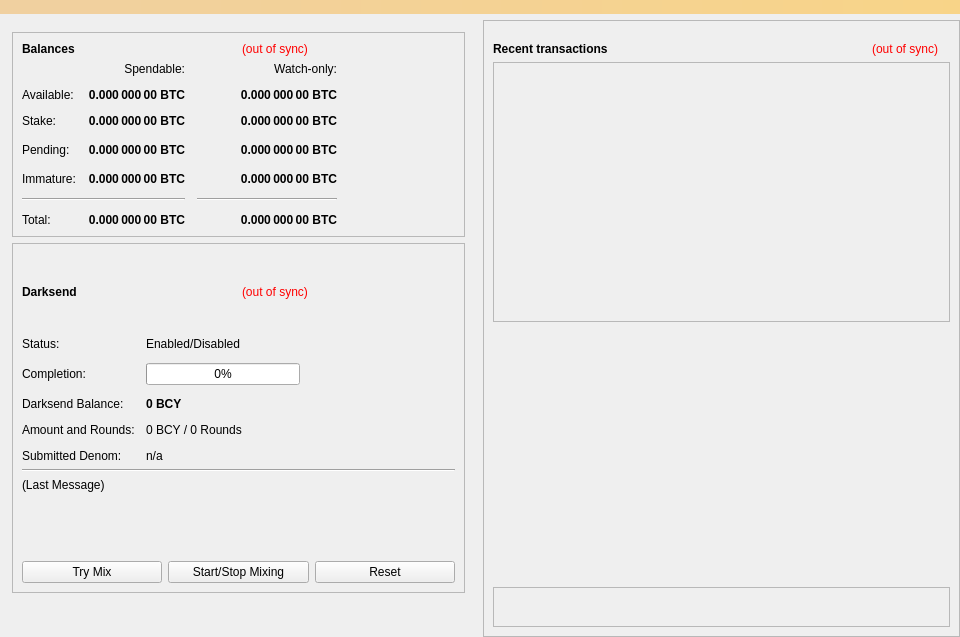
<?xml version="1.0" encoding="UTF-8"?>
<ui version="4.0">
 <class>OverviewPage</class>
 <widget class="QWidget" name="OverviewPage">
  <property name="geometry">
   <rect>
    <x>0</x>
    <y>0</y>
    <width>960</width>
    <height>637</height>
   </rect>
  </property>
  <property name="minimumSize">
   <size>
    <width>960</width>
    <height>0</height>
   </size>
  </property>
  <property name="windowTitle">
   <string>Form</string>
  </property>
  <layout class="QVBoxLayout" name="topLayout">
   <property name="leftMargin">
    <number>0</number>
   </property>
   <property name="topMargin">
    <number>0</number>
   </property>
   <property name="rightMargin">
    <number>0</number>
   </property>
   <property name="bottomMargin">
    <number>0</number>
   </property>
   <item>
    <widget class="QLabel" name="labelAlerts">
     <property name="visible">
      <bool>false</bool>
     </property>
     <property name="styleSheet">
      <string notr="true">background-color: qlineargradient(x1: 0, y1: 0, x2: 1, y2: 0, stop:0 #F0D0A0, stop:1 #F8D488); color:#000000;</string>
     </property>
     <property name="wordWrap">
      <bool>true</bool>
     </property>
     <property name="margin">
      <number>3</number>
     </property>
    </widget>
   </item>
   <item>
    <layout class="QHBoxLayout" name="horizontalLayout" stretch="1,1">
     <property name="leftMargin">
      <number>0</number>
     </property>
     <property name="topMargin">
      <number>0</number>
     </property>
     <item>
      <layout class="QVBoxLayout" name="verticalLayout_2">
       <property name="leftMargin">
        <number>12</number>
       </property>
       <property name="topMargin">
        <number>12</number>
       </property>
       <property name="rightMargin">
        <number>12</number>
       </property>
       <property name="bottomMargin">
        <number>12</number>
       </property>
       <item>
        <widget class="QFrame" name="frame">
         <property name="frameShape">
          <enum>QFrame::StyledPanel</enum>
         </property>
         <property name="frameShadow">
          <enum>QFrame::Raised</enum>
         </property>
         <layout class="QVBoxLayout" name="verticalLayout_4">
          <item>
           <layout class="QHBoxLayout" name="horizontalLayout_4">
            <item>
             <widget class="QLabel" name="labelBalances">
              <property name="font">
               <font>
                <weight>75</weight>
                <bold>true</bold>
               </font>
              </property>
              <property name="text">
               <string>Balances</string>
              </property>
             </widget>
            </item>
            <item>
             <widget class="QLabel" name="labelWalletStatus">
              <property name="cursor">
               <cursorShape>WhatsThisCursor</cursorShape>
              </property>
              <property name="toolTip">
               <string>The displayed information may be out of date. Your wallet automatically synchronizes with the Biotech network after a connection is established, but this process has not completed yet.</string>
              </property>
              <property name="styleSheet">
               <string notr="true">QLabel { color: red; }</string>
              </property>
              <property name="text">
               <string notr="true">(out of sync)</string>
              </property>
              <property name="alignment">
               <set>Qt::AlignLeading|Qt::AlignLeft|Qt::AlignVCenter</set>
              </property>
             </widget>
            </item>
           </layout>
          </item>
          <item>
           <layout class="QGridLayout" name="gridLayout">
            <property name="spacing">
             <number>12</number>
            </property>
            <item row="3" column="2">
             <widget class="QLabel" name="labelWatchPending">
              <property name="font">
               <font>
                <weight>75</weight>
                <bold>true</bold>
               </font>
              </property>
              <property name="cursor">
               <cursorShape>IBeamCursor</cursorShape>
              </property>
              <property name="toolTip">
               <string>Unconfirmed transactions to watch-only addresses</string>
              </property>
              <property name="text">
               <string notr="true">0.000 000 00 BTC</string>
              </property>
              <property name="alignment">
               <set>Qt::AlignRight|Qt::AlignTrailing|Qt::AlignVCenter</set>
              </property>
              <property name="textInteractionFlags">
               <set>Qt::LinksAccessibleByMouse|Qt::TextSelectableByKeyboard|Qt::TextSelectableByMouse</set>
              </property>
             </widget>
            </item>
            <item row="3" column="1">
             <widget class="QLabel" name="labelUnconfirmed">
              <property name="font">
               <font>
                <weight>75</weight>
                <bold>true</bold>
               </font>
              </property>
              <property name="cursor">
               <cursorShape>IBeamCursor</cursorShape>
              </property>
              <property name="toolTip">
               <string>Total of transactions that have yet to be confirmed, and do not yet count toward the spendable balance</string>
              </property>
              <property name="text">
               <string notr="true">0.000 000 00 BTC</string>
              </property>
              <property name="alignment">
               <set>Qt::AlignRight|Qt::AlignTrailing|Qt::AlignVCenter</set>
              </property>
              <property name="textInteractionFlags">
               <set>Qt::LinksAccessibleByMouse|Qt::TextSelectableByKeyboard|Qt::TextSelectableByMouse</set>
              </property>
             </widget>
            </item>
            <item row="4" column="2">
             <widget class="QLabel" name="labelWatchImmature">
              <property name="font">
               <font>
                <weight>75</weight>
                <bold>true</bold>
               </font>
              </property>
              <property name="cursor">
               <cursorShape>IBeamCursor</cursorShape>
              </property>
              <property name="toolTip">
               <string>Mined balance in watch-only addresses that has not yet matured</string>
              </property>
              <property name="text">
               <string notr="true">0.000 000 00 BTC</string>
              </property>
              <property name="alignment">
               <set>Qt::AlignRight|Qt::AlignTrailing|Qt::AlignVCenter</set>
              </property>
              <property name="textInteractionFlags">
               <set>Qt::LinksAccessibleByMouse|Qt::TextSelectableByKeyboard|Qt::TextSelectableByMouse</set>
              </property>
             </widget>
            </item>
            <item row="5" column="0" colspan="2">
             <widget class="Line" name="lineSpendableBalance">
              <property name="orientation">
               <enum>Qt::Horizontal</enum>
              </property>
             </widget>
            </item>
            <item row="5" column="2">
             <widget class="Line" name="lineWatchBalance">
              <property name="sizePolicy">
               <sizepolicy hsizetype="Preferred" vsizetype="Fixed">
                <horstretch>0</horstretch>
                <verstretch>0</verstretch>
               </sizepolicy>
              </property>
              <property name="minimumSize">
               <size>
                <width>140</width>
                <height>0</height>
               </size>
              </property>
              <property name="orientation">
               <enum>Qt::Horizontal</enum>
              </property>
             </widget>
            </item>
            <item row="6" column="0">
             <widget class="QLabel" name="labelTotalText">
              <property name="text">
               <string>Total:</string>
              </property>
             </widget>
            </item>
            <item row="4" column="1">
             <widget class="QLabel" name="labelImmature">
              <property name="font">
               <font>
                <weight>75</weight>
                <bold>true</bold>
               </font>
              </property>
              <property name="cursor">
               <cursorShape>IBeamCursor</cursorShape>
              </property>
              <property name="toolTip">
               <string>Mined balance that has not yet matured</string>
              </property>
              <property name="text">
               <string notr="true">0.000 000 00 BTC</string>
              </property>
              <property name="alignment">
               <set>Qt::AlignRight|Qt::AlignTrailing|Qt::AlignVCenter</set>
              </property>
              <property name="textInteractionFlags">
               <set>Qt::LinksAccessibleByMouse|Qt::TextSelectableByKeyboard|Qt::TextSelectableByMouse</set>
              </property>
             </widget>
            </item>
            <item row="3" column="3">
             <spacer name="horizontalSpacer_2">
              <property name="orientation">
               <enum>Qt::Horizontal</enum>
              </property>
              <property name="sizeHint" stdset="0">
               <size>
                <width>40</width>
                <height>20</height>
               </size>
              </property>
             </spacer>
            </item>
            <item row="4" column="0">
             <widget class="QLabel" name="labelImmatureText">
              <property name="text">
               <string>Immature:</string>
              </property>
             </widget>
            </item>
            <item row="6" column="1">
             <widget class="QLabel" name="labelTotal">
              <property name="font">
               <font>
                <weight>75</weight>
                <bold>true</bold>
               </font>
              </property>
              <property name="cursor">
               <cursorShape>IBeamCursor</cursorShape>
              </property>
              <property name="toolTip">
               <string>Your current total balance</string>
              </property>
              <property name="text">
               <string notr="true">0.000 000 00 BTC</string>
              </property>
              <property name="alignment">
               <set>Qt::AlignRight|Qt::AlignTrailing|Qt::AlignVCenter</set>
              </property>
              <property name="textInteractionFlags">
               <set>Qt::LinksAccessibleByMouse|Qt::TextSelectableByKeyboard|Qt::TextSelectableByMouse</set>
              </property>
             </widget>
            </item>
            <item row="6" column="2">
             <widget class="QLabel" name="labelWatchTotal">
              <property name="font">
               <font>
                <weight>75</weight>
                <bold>true</bold>
               </font>
              </property>
              <property name="cursor">
               <cursorShape>IBeamCursor</cursorShape>
              </property>
              <property name="toolTip">
               <string>Current total balance in watch-only addresses</string>
              </property>
              <property name="text">
               <string notr="true">0.000 000 00 BTC</string>
              </property>
              <property name="alignment">
               <set>Qt::AlignRight|Qt::AlignTrailing|Qt::AlignVCenter</set>
              </property>
              <property name="textInteractionFlags">
               <set>Qt::LinksAccessibleByMouse|Qt::TextSelectableByKeyboard|Qt::TextSelectableByMouse</set>
              </property>
             </widget>
            </item>
            <item row="0" column="2">
             <widget class="QLabel" name="labelWatchonly">
              <property name="text">
               <string>Watch-only:</string>
              </property>
              <property name="alignment">
               <set>Qt::AlignRight|Qt::AlignTrailing|Qt::AlignVCenter</set>
              </property>
             </widget>
            </item>
            <item row="1" column="0">
             <widget class="QLabel" name="labelBalanceText">
              <property name="text">
               <string>Available:</string>
              </property>
             </widget>
            </item>
            <item row="1" column="1">
             <widget class="QLabel" name="labelBalance">
              <property name="font">
               <font>
                <weight>75</weight>
                <bold>true</bold>
               </font>
              </property>
              <property name="cursor">
               <cursorShape>IBeamCursor</cursorShape>
              </property>
              <property name="toolTip">
               <string>Your current spendable balance</string>
              </property>
              <property name="text">
               <string notr="true">0.000 000 00 BTC</string>
              </property>
              <property name="alignment">
               <set>Qt::AlignRight|Qt::AlignTrailing|Qt::AlignVCenter</set>
              </property>
              <property name="textInteractionFlags">
               <set>Qt::LinksAccessibleByMouse|Qt::TextSelectableByKeyboard|Qt::TextSelectableByMouse</set>
              </property>
             </widget>
            </item>
            <item row="2" column="0">
             <widget class="QLabel" name="label_10">
              <property name="text">
               <string>Stake:</string>
              </property>
             </widget>
            </item>
            <item row="2" column="1">
             <widget class="QLabel" name="labelStake">
              <property name="font">
               <font>
                <weight>75</weight>
                <bold>true</bold>
               </font>
              </property>
              <property name="cursor">
               <cursorShape>IBeamCursor</cursorShape>
              </property>
              <property name="toolTip">
               <string>Total of coins that was staked, and do not yet count toward the current balance</string>
              </property>
              <property name="text">
               <string notr="true">0.000 000 00 BTC</string>
              </property>
              <property name="alignment">
               <set>Qt::AlignRight|Qt::AlignTrailing|Qt::AlignVCenter</set>
              </property>
              <property name="textInteractionFlags">
               <set>Qt::LinksAccessibleByMouse|Qt::TextSelectableByKeyboard|Qt::TextSelectableByMouse</set>
              </property>
             </widget>
            </item>
            <item row="2" column="2">
             <widget class="QLabel" name="labelWatchStake">
              <property name="font">
               <font>
                <weight>75</weight>
                <bold>true</bold>
               </font>
              </property>
              <property name="cursor">
               <cursorShape>IBeamCursor</cursorShape>
              </property>
              <property name="toolTip">
               <string>Total of coins that was staked in watch-only addresses, and do not yet count toward the current watch-only balance</string>
              </property>
              <property name="text">
               <string notr="true">0.000 000 00 BTC</string>
              </property>
              <property name="alignment">
               <set>Qt::AlignRight|Qt::AlignTrailing|Qt::AlignVCenter</set>
              </property>
              <property name="textInteractionFlags">
               <set>Qt::LinksAccessibleByMouse|Qt::TextSelectableByKeyboard|Qt::TextSelectableByMouse</set>
              </property>
             </widget>
            </item>
            <item row="1" column="2">
             <widget class="QLabel" name="labelWatchAvailable">
              <property name="font">
               <font>
                <weight>75</weight>
                <bold>true</bold>
               </font>
              </property>
              <property name="cursor">
               <cursorShape>IBeamCursor</cursorShape>
              </property>
              <property name="toolTip">
               <string>Your current balance in watch-only addresses</string>
              </property>
              <property name="text">
               <string notr="true">0.000 000 00 BTC</string>
              </property>
              <property name="alignment">
               <set>Qt::AlignRight|Qt::AlignTrailing|Qt::AlignVCenter</set>
              </property>
              <property name="textInteractionFlags">
               <set>Qt::LinksAccessibleByMouse|Qt::TextSelectableByKeyboard|Qt::TextSelectableByMouse</set>
              </property>
             </widget>
            </item>
            <item row="3" column="0">
             <widget class="QLabel" name="labelPendingText">
              <property name="text">
               <string>Pending:</string>
              </property>
             </widget>
            </item>
            <item row="0" column="1">
             <widget class="QLabel" name="labelSpendable">
              <property name="text">
               <string>Spendable:</string>
              </property>
              <property name="alignment">
               <set>Qt::AlignRight|Qt::AlignTrailing|Qt::AlignVCenter</set>
              </property>
             </widget>
            </item>
           </layout>
          </item>
         </layout>
        </widget>
       </item>
       <item>
        <widget class="QFrame" name="frameDarksend">
         <property name="sizePolicy">
          <sizepolicy hsizetype="Expanding" vsizetype="Expanding">
           <horstretch>0</horstretch>
           <verstretch>0</verstretch>
          </sizepolicy>
         </property>
         <property name="minimumSize">
          <size>
           <width>0</width>
           <height>350</height>
          </size>
         </property>
         <property name="layoutDirection">
          <enum>Qt::LeftToRight</enum>
         </property>
         <property name="frameShape">
          <enum>QFrame::StyledPanel</enum>
         </property>
         <property name="frameShadow">
          <enum>QFrame::Raised</enum>
         </property>
         <layout class="QVBoxLayout" name="verticalLayout_5">
          <item>
           <layout class="QHBoxLayout" name="horizontalLayout_5">
            <item>
             <widget class="QLabel" name="labelDarksend">
              <property name="font">
               <font>
                <weight>75</weight>
                <bold>true</bold>
               </font>
              </property>
              <property name="text">
               <string>Darksend</string>
              </property>
             </widget>
            </item>
            <item>
             <widget class="QLabel" name="labelDarksendSyncStatus">
              <property name="toolTip">
               <string>The displayed information may be out of date. Your wallet automatically synchronizes with the Biotech network after a connection is established, but this process has not completed yet.</string>
              </property>
              <property name="styleSheet">
               <string notr="true">QLabel { color: red; }</string>
              </property>
              <property name="text">
               <string notr="true">(out of sync)</string>
              </property>
              <property name="alignment">
               <set>Qt::AlignLeading|Qt::AlignLeft|Qt::AlignVCenter</set>
              </property>
             </widget>
            </item>
           </layout>
          </item>
          <item>
           <layout class="QFormLayout" name="formLayout">
            <property name="fieldGrowthPolicy">
             <enum>QFormLayout::AllNonFixedFieldsGrow</enum>
            </property>
            <property name="horizontalSpacing">
             <number>11</number>
            </property>
            <property name="verticalSpacing">
             <number>12</number>
            </property>
            <item row="0" column="0">
             <widget class="QLabel" name="label_6">
              <property name="text">
               <string>Status:</string>
              </property>
             </widget>
            </item>
            <item row="1" column="0">
             <widget class="QLabel" name="label_7">
              <property name="text">
               <string>Completion:</string>
              </property>
             </widget>
            </item>
            <item row="1" column="1">
             <widget class="QProgressBar" name="darksendProgress">
              <property name="maximumSize">
               <size>
                <width>154</width>
                <height>16777215</height>
               </size>
              </property>
              <property name="value">
               <number>0</number>
              </property>
             </widget>
            </item>
            <item row="3" column="0">
             <widget class="QLabel" name="labelAnonymizedText">
              <property name="text">
               <string>Darksend Balance:</string>
              </property>
             </widget>
            </item>
            <item row="3" column="1">
             <widget class="QLabel" name="labelAnonymized">
              <property name="font">
               <font>
                <weight>75</weight>
                <bold>true</bold>
               </font>
              </property>
              <property name="text">
               <string notr="true">0 BCY</string>
              </property>
             </widget>
            </item>
            <item row="4" column="0">
             <widget class="QLabel" name="label_8">
              <property name="text">
               <string>Amount and Rounds:</string>
              </property>
             </widget>
            </item>
            <item row="4" column="1">
             <widget class="QLabel" name="labelAmountRounds">
              <property name="text">
               <string>0 BCY / 0 Rounds</string>
              </property>
             </widget>
            </item>
            <item row="5" column="0">
             <widget class="QLabel" name="label_9">
              <property name="text">
               <string>Submitted Denom:</string>
              </property>
             </widget>
            </item>
            <item row="5" column="1">
             <widget class="QLabel" name="labelSubmittedDenom">
              <property name="toolTip">
               <string>The denominations you submitted to the Masternode.&lt;br&gt;To mix, other users must submit the exact same denominations.</string>
              </property>
              <property name="text">
               <string>n/a</string>
              </property>
             </widget>
            </item>
            <item row="0" column="1">
             <widget class="QLabel" name="darksendEnabled">
              <property name="text">
               <string>Enabled/Disabled</string>
              </property>
             </widget>
            </item>
           </layout>
          </item>
          <item>
           <widget class="Line" name="lineLastMessage">
            <property name="orientation">
             <enum>Qt::Horizontal</enum>
            </property>
           </widget>
          </item>
          <item>
           <widget class="QLabel" name="darksendStatus">
            <property name="minimumSize">
             <size>
              <width>288</width>
              <height>43</height>
             </size>
            </property>
            <property name="text">
             <string>(Last Message)</string>
            </property>
            <property name="alignment">
             <set>Qt::AlignLeading|Qt::AlignLeft|Qt::AlignTop</set>
            </property>
            <property name="wordWrap">
             <bool>true</bool>
            </property>
           </widget>
          </item>
          <item>
           <layout class="QHBoxLayout" name="horizontalLayout_6">
            <item>
             <widget class="QPushButton" name="darksendAuto">
              <property name="sizePolicy">
               <sizepolicy hsizetype="MinimumExpanding" vsizetype="Fixed">
                <horstretch>0</horstretch>
                <verstretch>0</verstretch>
               </sizepolicy>
              </property>
              <property name="toolTip">
               <string>Try to manually submit a Darksend request.</string>
              </property>
              <property name="text">
               <string>Try Mix</string>
              </property>
             </widget>
            </item>
            <item>
             <widget class="QPushButton" name="toggleDarksend">
              <property name="sizePolicy">
               <sizepolicy hsizetype="MinimumExpanding" vsizetype="Fixed">
                <horstretch>0</horstretch>
                <verstretch>0</verstretch>
               </sizepolicy>
              </property>
              <property name="text">
               <string>Start/Stop Mixing</string>
              </property>
             </widget>
            </item>
            <item>
             <widget class="QPushButton" name="darksendReset">
              <property name="sizePolicy">
               <sizepolicy hsizetype="MinimumExpanding" vsizetype="Fixed">
                <horstretch>0</horstretch>
                <verstretch>0</verstretch>
               </sizepolicy>
              </property>
              <property name="toolTip">
               <string>Reset the current status of Darksend (can interrupt Darksend if it's in the process of Mixing, which can cost you money!)</string>
              </property>
              <property name="autoFillBackground">
               <bool>false</bool>
              </property>
              <property name="text">
               <string>Reset</string>
              </property>
             </widget>
            </item>
           </layout>
          </item>
         </layout>
        </widget>
       </item>
       <item>
        <spacer name="verticalSpacer">
         <property name="orientation">
          <enum>Qt::Vertical</enum>
         </property>
         <property name="sizeHint" stdset="0">
          <size>
           <width>20</width>
           <height>40</height>
          </size>
         </property>
        </spacer>
       </item>
      </layout>
     </item>
     <item>
      <layout class="QVBoxLayout" name="layoutTransactions">
       <item>
        <widget class="QFrame" name="frame_2">
         <property name="frameShape">
          <enum>QFrame::StyledPanel</enum>
         </property>
         <property name="frameShadow">
          <enum>QFrame::Raised</enum>
         </property>
         <layout class="QVBoxLayout" name="verticalLayout">
          <item>
           <layout class="QHBoxLayout" name="horizontalLayout_2">
            <property name="topMargin">
             <number>12</number>
            </property>
            <property name="rightMargin">
             <number>12</number>
            </property>
            <item>
             <widget class="QLabel" name="labelTransactions">
              <property name="font">
               <font>
                <weight>75</weight>
                <bold>true</bold>
               </font>
              </property>
              <property name="text">
               <string>Recent transactions</string>
              </property>
             </widget>
            </item>
            <item>
             <widget class="QLabel" name="labelTransactionsStatus">
              <property name="cursor">
               <cursorShape>WhatsThisCursor</cursorShape>
              </property>
              <property name="toolTip">
               <string>The displayed information may be out of date. Your wallet automatically synchronizes with the Biotech network after a connection is established, but this process has not completed yet.</string>
              </property>
              <property name="styleSheet">
               <string notr="true">QLabel { color: red; }</string>
              </property>
              <property name="text">
               <string notr="true">(out of sync)</string>
              </property>
              <property name="alignment">
               <set>Qt::AlignRight|Qt::AlignTrailing|Qt::AlignVCenter</set>
              </property>
             </widget>
            </item>
           </layout>
          </item>
          <item>
           <widget class="QFrame" name="frame_4">
            <property name="frameShape">
             <enum>QFrame::StyledPanel</enum>
            </property>
            <property name="frameShadow">
             <enum>QFrame::Raised</enum>
            </property>
            <layout class="QVBoxLayout" name="verticalLayout_3">
             <property name="leftMargin">
              <number>0</number>
             </property>
             <property name="topMargin">
              <number>0</number>
             </property>
             <property name="bottomMargin">
              <number>0</number>
             </property>
             <item>
              <widget class="QListView" name="listTransactions">
               <property name="styleSheet">
                <string notr="true">QListView { background: transparent; }</string>
               </property>
               <property name="frameShape">
                <enum>QFrame::NoFrame</enum>
               </property>
               <property name="verticalScrollBarPolicy">
                <enum>Qt::ScrollBarAlwaysOff</enum>
               </property>
               <property name="horizontalScrollBarPolicy">
                <enum>Qt::ScrollBarAlwaysOff</enum>
               </property>
               <property name="selectionMode">
                <enum>QAbstractItemView::NoSelection</enum>
               </property>
              </widget>
             </item>
            </layout>
           </widget>
          </item>
          <item>
           <spacer name="verticalSpacer_2">
            <property name="orientation">
             <enum>Qt::Vertical</enum>
            </property>
            <property name="sizeHint" stdset="0">
             <size>
              <width>20</width>
              <height>40</height>
             </size>
            </property>
           </spacer>
          </item>
          <item>
           <widget class="QFrame" name="frame_3">
            <property name="minimumSize">
             <size>
              <width>0</width>
              <height>0</height>
             </size>
            </property>
            <property name="frameShape">
             <enum>QFrame::StyledPanel</enum>
            </property>
            <property name="frameShadow">
             <enum>QFrame::Raised</enum>
            </property>
            <layout class="QHBoxLayout" name="horizontalLayout_3">
             <item>
              <spacer name="horizontalSpacer">
               <property name="orientation">
                <enum>Qt::Horizontal</enum>
               </property>
               <property name="sizeHint" stdset="0">
                <size>
                 <width>335</width>
                 <height>20</height>
                </size>
               </property>
              </spacer>
             </item>
             <item>
              <widget class="QLabel" name="label">
               <property name="text">
                <string/>
               </property>
               <property name="pixmap">
                <pixmap resource="../bitcoin.qrc">:/images/logo_overview</pixmap>
               </property>
              </widget>
             </item>
            </layout>
           </widget>
          </item>
         </layout>
        </widget>
       </item>
      </layout>
     </item>
    </layout>
   </item>
  </layout>
 </widget>
 <resources>
  <include location="../bitcoin.qrc"/>
 </resources>
 <connections/>
</ui>
